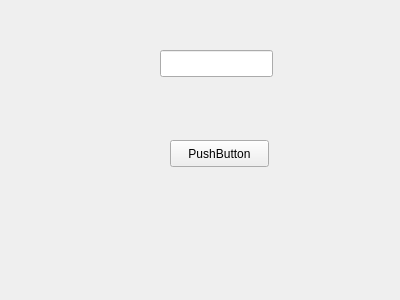
<?xml version="1.0" encoding="UTF-8"?>
<ui version="4.0">
 <class>Form</class>
 <widget class="QWidget" name="Form">
  <property name="geometry">
   <rect>
    <x>0</x>
    <y>0</y>
    <width>400</width>
    <height>300</height>
   </rect>
  </property>
  <property name="windowTitle">
   <string>Form</string>
  </property>
  <widget class="QLineEdit" name="tf">
   <property name="geometry">
    <rect>
     <x>160</x>
     <y>50</y>
     <width>113</width>
     <height>27</height>
    </rect>
   </property>
  </widget>
  <widget class="QPushButton" name="pushButton">
   <property name="geometry">
    <rect>
     <x>170</x>
     <y>140</y>
     <width>99</width>
     <height>27</height>
    </rect>
   </property>
   <property name="text">
    <string>PushButton</string>
   </property>
  </widget>
 </widget>
 <resources/>
 <connections/>
</ui>
